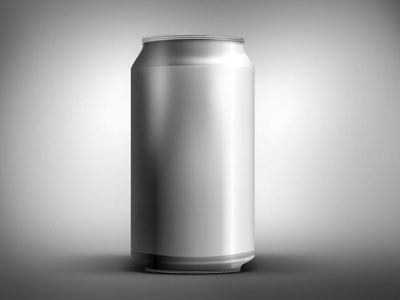
#> input picture imgs/cans/2775-empty-cans-psd-layered-material-1.jpg, 400 x 300 px
$ python test3.py imgs/cans/2775-empty-cans-psd-layered-material-1.jpg out.png out.png
#> lines starting #> are read from the running program, lines starting #| are printed output that depends on the picture; after the words box and inside, x2 and y2 are one past the last pixel; in counts of white or black regions, pixels touching at a corner belong together


import sys
import cv2
import numpy
from scipy.ndimage import label

#def segment_on_dt(a, img):

def segment_on_dt(img):
    #http://stackoverflow.com/questions/11294859/how-to-define-the-markers-for-watershed-in-opencv
    img_gray = cv2.cvtColor(img, cv2.COLOR_BGR2GRAY)
    _, img_bin = cv2.threshold(img_gray, 0, 255,cv2.THRESH_OTSU)
    img_bin = cv2.morphologyEx(img_bin, cv2.MORPH_OPEN,numpy.ones((3, 3), dtype=int))
    border = cv2.dilate(img_bin, None, iterations=5)
    border = border - cv2.erode(border, None)

    dt = cv2.distanceTransform(img_bin, 2, 3)
    dt = ((dt - dt.min()) / (dt.max() - dt.min()) * 255).astype(numpy.uint8)
    _, dt = cv2.threshold(dt, 180, 255, cv2.THRESH_BINARY)
    lbl, ncc = label(dt)
    lbl = lbl * (255/ncc)
    # Completing the markers now.
    lbl[border == 255] = 255

    lbl = lbl.astype(numpy.int32)
    cv2.watershed(img, lbl)

    lbl[lbl == -1] = 0
    lbl = lbl.astype(numpy.uint8)
    result = 255 - lbl
    result[result != 255] = 0
    result = cv2.dilate(result, None)
    img[result == 255] = (0, 0, 255)
    return img


img = cv2.imread(sys.argv[1])
#> img is the input picture: shape (300, 400, 3); min 0, max 255, mean 165.5

# Pre-processing.
img_gray = cv2.cvtColor(img, cv2.COLOR_BGR2GRAY)
_, img_bin = cv2.threshold(img_gray, 0, 255,cv2.THRESH_OTSU)
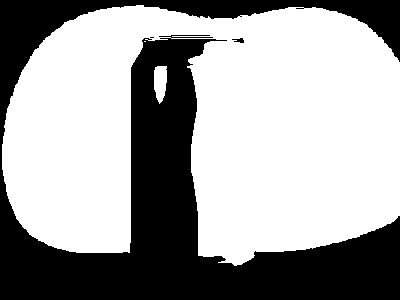
#> img_bin: shape (300, 400); 63.1% white; 3 black regions (1 under 20 px), largest, box (x1, y1, x2, y2) and area: (0, 0, 400, 300) 44191, (232, 38, 244, 43) 35
img_bin = cv2.morphologyEx(img_bin, cv2.MORPH_OPEN,numpy.ones((3, 3), dtype=int))
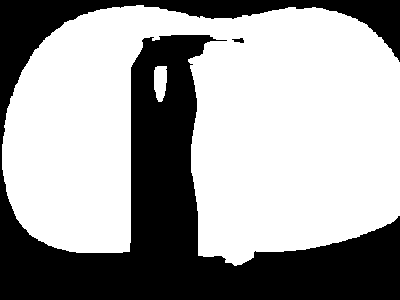
#> img_bin: shape (300, 400); 63% white; 2 black regions, box (x1, y1, x2, y2) and area: (0, 0, 400, 300) 44348, (232, 38, 244, 43) 38

#> (the run stopped early here; a loop or call above may not have finished)
